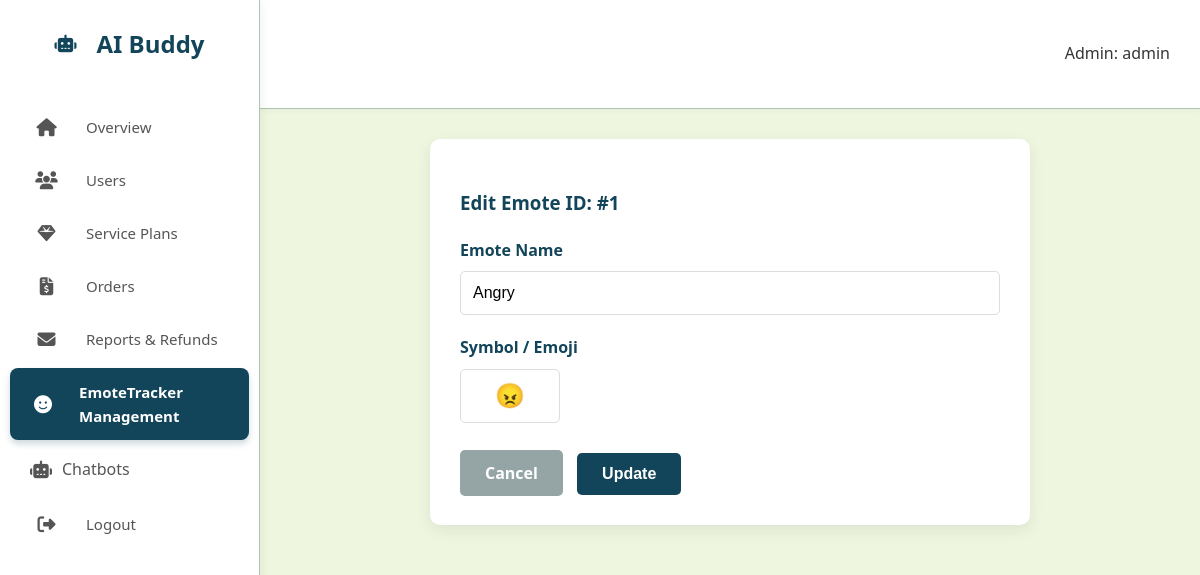
/admin_aibuddy/modules/emote/edit.php?id=1 (signed in), run on the app's committed database.
### tables this page shows
CREATE TABLE `icon` (
  `IconID` int(11) NOT NULL,
  `IconName` varchar(50) DEFAULT NULL,
  `IconSymbol` varchar(20) DEFAULT NULL
);

### admin_aibuddy/modules/emote/edit.php (the view, shortened to what this page needs)
<?php
require_once __DIR__ . '/../../config/db.php';
$id = intval($_GET['id']);
$sql = "SELECT * FROM icon WHERE IconID = $id";
$result = $conn->query($sql);
$row = $result->fetch_assoc();
?>
<!DOCTYPE html>
<html lang="en">
<head>
    <link rel="stylesheet" href="../../assets/css/style.css">
    <link rel="stylesheet" href="https://cdnjs.cloudflare.com/ajax/libs/font-awesome/6.4.0/css/all.min.css">
</head>
<body>
    <?php include __DIR__ . '/../../includes/sidebar.php'; ?>
    <div class="top-navbar">
        <h2>Edit Emote</h2>
        <div class="user-profile">Admin: <?php echo $_SESSION['user_name']; ?></div>
    </div>
    <div class="main-content">
        <div class="form-container">
            <h3 style="margin-bottom: 20px; color: var(--primary);">Edit Emote ID: #<?php echo $row['IconID']; ?></h3>
            <form method="POST">
                <div class="form-group">
                    <label>Emote Name</label>
                    <input type="text" name="icon_name" class="form-control"
                           value="<?php echo htmlspecialchars($row['IconName']); ?>" required>
                </div>
                <div class="form-group">
                    <label>Symbol / Emoji</label>
                    <input type="text" name="icon_symbol" class="form-control"
                           value="<?php echo htmlspecialchars($row['IconSymbol']); ?>" maxlength="10" required>
                </div>
                <div style="margin-top: 30px;">
                    <a href="index.php" class="btn-cancel">Cancel</a>
                    <button type="submit" class="btn-submit">Update</button>
                </div>
            </form>
        </div>
    </div>
</body>
</html>

### admin_aibuddy/assets/css/style.css (style rules this page uses)
:root { --primary-dark: #01161e; --primary: #124559; --primary-light: #598392; --accent: #33c6e7; --light: #aec3b0; --background: #eff6e0; --white: #ffffff; --gray: #d9d9d9; --text: #353535; --card-shadow: 0 5px 15px rgba(0, 0, 0, 0.08); --radius: 10px; --sidebar-width: 260px; }
* { box-sizing: border-box; }
body { font-family: 'Segoe UI', Tahoma, Geneva, Verdana, sans-serif; background-color: var(--background); color: var(--text); margin: 0; line-height: 1.6; }
.main-content { margin-left: var(--sidebar-width); padding: 30px; }
.top-navbar { background: var(--white); padding: 15px 30px; display: flex; justify-content: space-between; align-items: center; box-shadow: 0 2px 5px rgba(0,0,0,0.03); border-bottom: 1px solid var(--light); }
h2 { color: var(--primary); }

### admin_aibuddy/modules/emote/edit.php (style rules this page uses)
.form-container { background: #fff; padding: 30px; border-radius: 10px; box-shadow: 0 5px 15px rgba(0,0,0,0.08); max-width: 600px; margin: 0 auto; }
.form-group { margin-bottom: 20px; }
.form-group label { display: block; margin-bottom: 8px; font-weight: bold; color: var(--primary); }
.form-control { width: 100%; padding: 12px; border: 1px solid #ddd; border-radius: 5px; font-size: 16px; }
input[name="icon_symbol"] { font-size: 24px; text-align: center; width: 100px; }
.btn-submit { background: var(--primary); color: white; padding: 12px 25px; border: none; border-radius: 5px; cursor: pointer; font-weight: bold; font-size: 16px; }
.btn-cancel { background: #95a5a6; color: white; padding: 12px 25px; text-decoration: none; border-radius: 5px; font-weight: bold; margin-right: 10px; }

### data on the page
icon: IconID "1", icon_name "Angry", icon_symbol "😠"

### other printed values
$_SESSION['user_name'] "admin"
